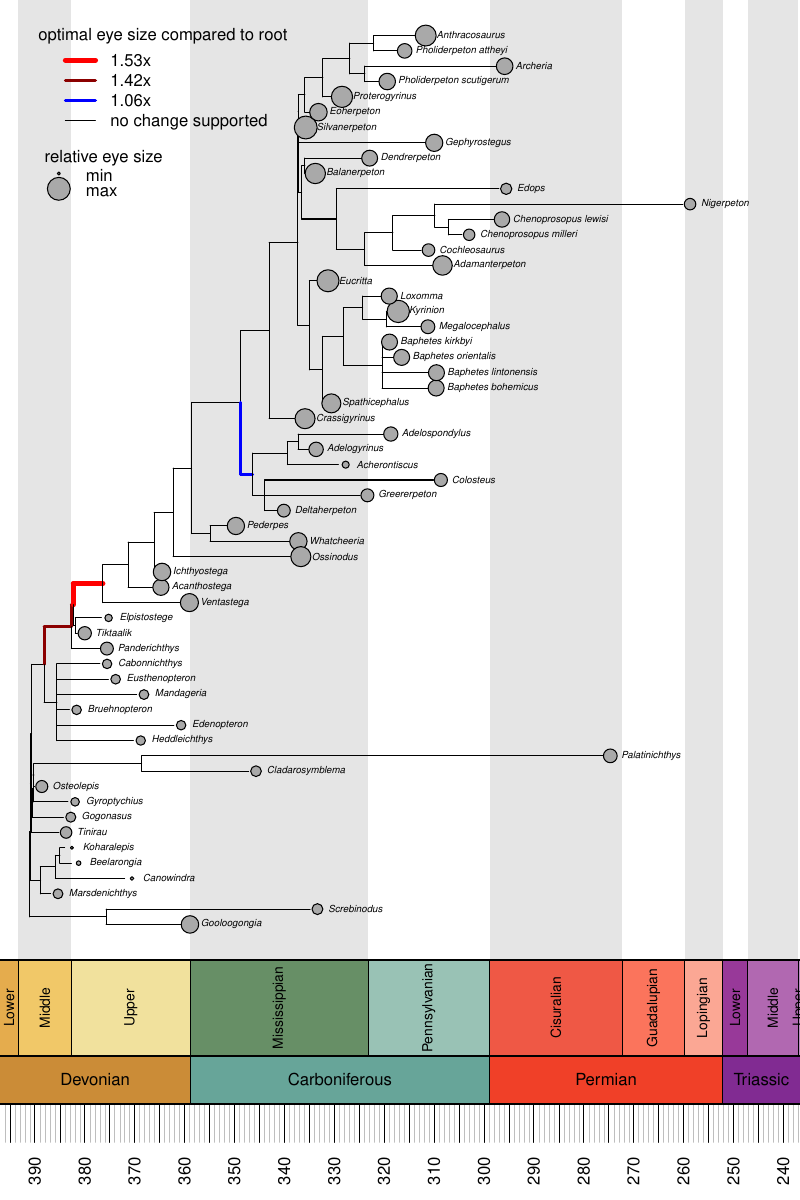

Generate this figure with R:
rm(list=ls())

########
#bigEye#
########

#call libraries
require(ape)
require(geiger)
require(nlme)
require(phytools)
require(strap)
require(paleotree)

#designing figure for bayOU and relative eye size

#need:bigEye_topology.R; sampled.alt.csv; BMres.csv

#load tree and data
phy <- read.tree("..\\data\\paleo\\bigEye_topology.tre") #make sure to always call the most recent version!
timeData <- read.csv("..\\data\\paleo\\sampled.alt.csv", header=T); rownames(timeData) <- timeData$taxa #these are the stratigraphic ranges
timeData <- as.matrix(timeData[,2:3])

#eye data
eyes <- read.csv("..\\data\\paleo\\BMres.csv", header=T)
rownames(eyes) <- phy$tip.label
eyes <- eyes[phy$tip.label,]

#time-scaling the tree
phy1 <- timePaleoPhy(phy, timeData, type = "equal", vartime = 1, randres = F, ntrees=1, dateTreatment= "minMax")
phy1 <- rotate(phy1, 80)
eyes <- eyes[phy1$tip.label,]
phy1 <- reorder(phy1, order = "postorder")

#checking what branches feature shifts in fully resolved tree: from bayOU: 61, 78, 80, 92
phy2 <- timePaleoPhy(phy, timeData, type = "equal", vartime = 1, randres = T, ntrees=1, dateTreatment= "minMax")
phy2 <- reorder(phy2, order = "postorder")
#plot(phy2, cex=0.5); edgelabels(cex=0.5)

#finding edges in tree with polytomies that correspond to the bayou findings
#phy1 <- reorder(phy1, order = "postorder")
#plot(phy1, cex=0.5); edgelabels(cex=0.5)

#58, 75, 77, 85


colr <- rep("black", dim(phy$edge)[1]) 
colr[58] <- "blue"
colr[75] <- "red"
colr[77] <- "red4"
colr[85] <- "red4"

thick <- rep(1, dim(phy$edge)[1]) 
thick[c(58, 77, 85)] <- 3
thick[75] <- 5

res <- eyes[,2]*10



############################
pdf("fig02.pdf", 8, 12, useDingbats=F)
geoscalePhylo(tree=phy1, boxes="Epoch", units=c("Period", "Epoch"), label.offset=3.75, tick.scale=10,
              cex.tip=0.6, edge.color=colr, width=thick, cex.ts=1, cex.age=1)

dat <- res

circle.size <- (dat+abs(min(dat))+1)/2.5

tiplabels(pch=21, bg="dark grey", cex=circle.size, adj=2)

legend(1,60, # places a legend at the appropriate place 
       c("1.53x", "1.42x", "1.06x", "no change supported"), # puts text in the legend 
       bty="n",
       lty=c(1,1,1,1), # gives the legend appropriate symbols (lines)
       
       lwd=c(5,3,3,1),col=c("red", "red4", "blue", "black"),
       
       title="optimal eye size compared to root" ) 

#rect(2, 38, 26, 42, border="black")
text(1, 51, label="relative eye size", pos=4)
points(6, 50, pch=21, col="black", bg="dark grey", cex=min(circle.size))
points(6, 49, pch=21, col="black", bg="dark grey", cex=max(circle.size))
text(9.5, 49.75, label="min", pos=4)
text(9.5, 48.75, label="max", pos=4)

dev.off()
#############################
















